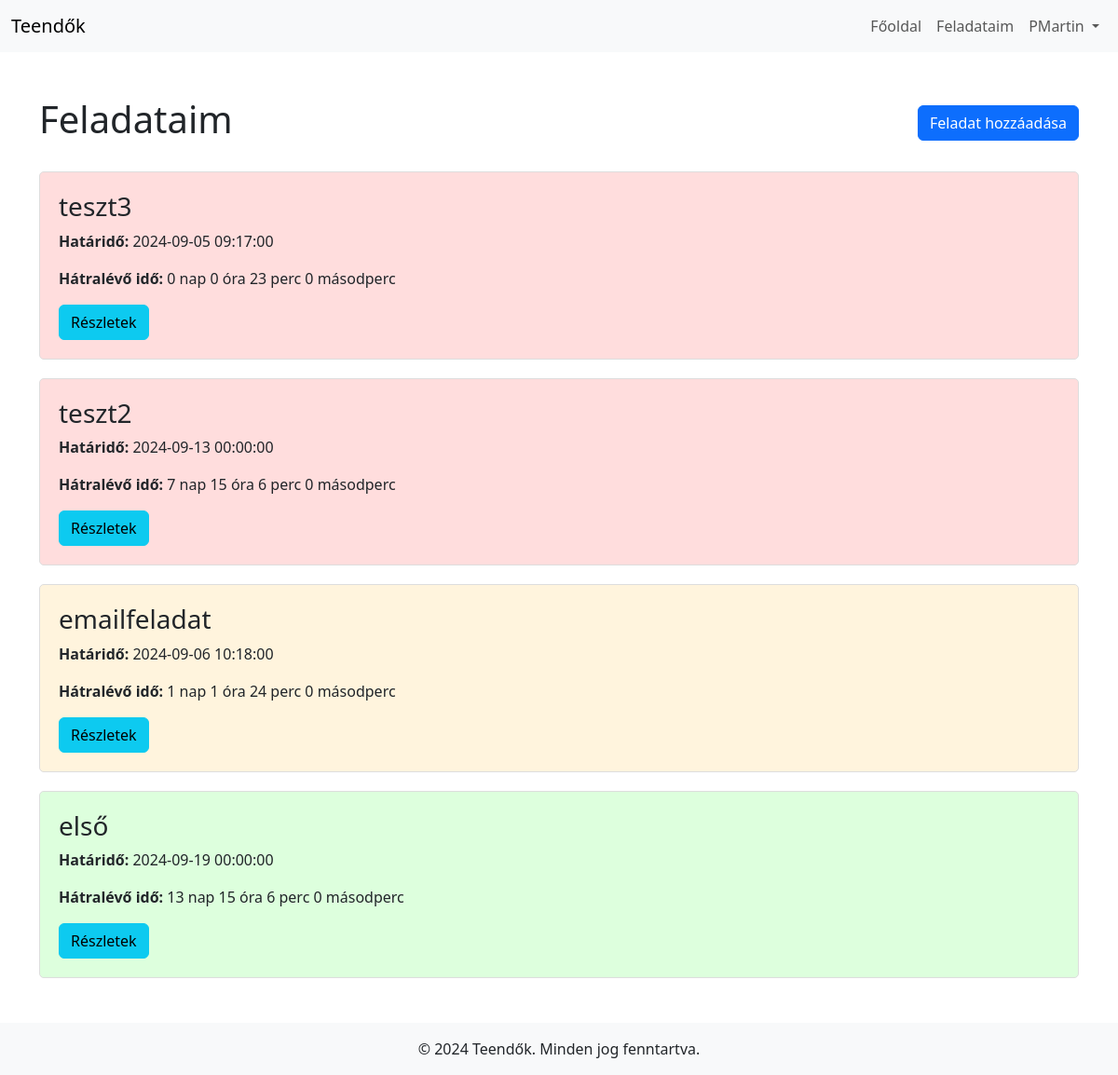
The page /Todoweb/tasks.php (signed in) on the database its author committed.
### tables this page shows
CREATE TABLE `feladat` (
  `userId` int(100) NOT NULL,
  `taskId` int(100) NOT NULL,
  `deadline` datetime NOT NULL,
  `taskName` varchar(100) NOT NULL,
  `taskDetail` varchar(1000) NOT NULL,
  `priority` int(1) NOT NULL
);

### Todoweb/tasks.php (the view, shortened to what this page needs)
<?php
require_once 'dbconnect.php';
$userid = $_SESSION['userid'];
$query = "SELECT * FROM feladat WHERE userId = ? ORDER BY priority DESC, deadline ASC";
$stmt = $conn->prepare($query);
$stmt->bind_param("i", $userid);
$stmt->execute();
$result = $stmt->get_result();
?>
<!DOCTYPE html>
<html lang="hu">
<head>
    <link href="https://cdn.jsdelivr.net/npm/bootstrap@5.3.3/dist/css/bootstrap.min.css" rel="stylesheet">
</head>
<body>
<?php include('header.php'); ?>
<div class="container mt-5">
    <div class="d-flex justify-content-between align-items-center">
        <h1>Feladataim</h1>
        <a href="add_task.php" class="btn btn-primary">Feladat hozzáadása</a>
    </div>
    <div class="mt-4">
        <?php while ($row = $result->fetch_assoc()):
            $hatarido = new DateTime($row['deadline']);
            $most = new DateTime();
            $interval = $most->diff($hatarido);
            $hatra = $interval->format('%a nap %h óra %i perc %s másodperc');
            $lejart = $most > $hatarido;
        ?>
            <div class="feladat prioritas-<?php echo ($row['priority']); ?>">
                <h3><?php echo ($row['taskName']); ?></h3>
                <p><strong>Határidő:</strong> <?php echo ($row['deadline']); ?></p>
                <?php if ($lejart): ?>
                    <p class="lejart">Lejárt</p>
                <?php else: ?>
                    <p><strong>Hátralévő idő:</strong> <?php echo $hatra; ?></p>
                <?php endif; ?>
                <a href="task_details.php?id=<?php echo $row['taskId']; ?>" class="btn btn-info">Részletek</a>
            </div>
        <?php endwhile; ?>
    </div>
</div>
<?php include('footer.php'); ?>
</body>
</html>

### Todoweb/header.php (shortened to what this page needs)
<!DOCTYPE html>
<html lang="hu">
<head>
    <link href="https://cdn.jsdelivr.net/npm/bootstrap@5.3.3/dist/css/bootstrap.min.css" rel="stylesheet">
</head>
<body>
    <nav class="navbar navbar-expand-lg navbar-light bg-light">
        <div class="container-fluid">
            <a class="navbar-brand" href="#">Teendők</a>
            <div class="collapse navbar-collapse" id="navbarNav">
                <ul class="navbar-nav ms-auto">
                    <li class="nav-item">
                        <a class="nav-link" href="menu.php">Főoldal</a>
                    </li>
                    <li class="nav-item">
                        <a class="nav-link" href="tasks.php">Feladataim</a>
                    </li>
                    <li class="nav-item dropdown">
                    <a class="nav-link dropdown-toggle" href="#" id="navbarDropdown" role="button" data-bs-toggle="dropdown" aria-expanded="false">
                        <?php echo ($_SESSION['felhasznalonev']); ?>
                    </a>
                </li>
                </ul>
            </div>
        </div>
    </nav>

### Todoweb/footer.php (shortened to what this page needs)
    <footer class="bg-light text-center text-lg-start mt-5">
        <div class="text-center p-3">
            &copy <?php echo date("Y"); ?> Teendők. Minden jog fenntartva.
        </div>
    </footer>
</body>
</html>

### Todoweb/tasks.php (style rules this page uses)
.feladat { padding: 20px; margin-bottom: 20px; border: 1px solid #ddd; border-radius: 5px; }
.prioritas-3 { background-color: #ffdddd; }
.prioritas-2 { background-color: #fff4dd; }
.prioritas-1 { background-color: #ddffdd; }

### rows shown on the page
feladat: taskName "teszt3", deadline "2024-09-05 09:17:00"
feladat: taskName "teszt2", deadline "2024-09-13 00:00:00"
feladat: taskName "emailfeladat", deadline "2024-09-06 10:18:00"
feladat: taskName "első", deadline "2024-09-19 00:00:00"

### other values the page prints
$_SESSION['felhasznalonev'] "PMartin"
